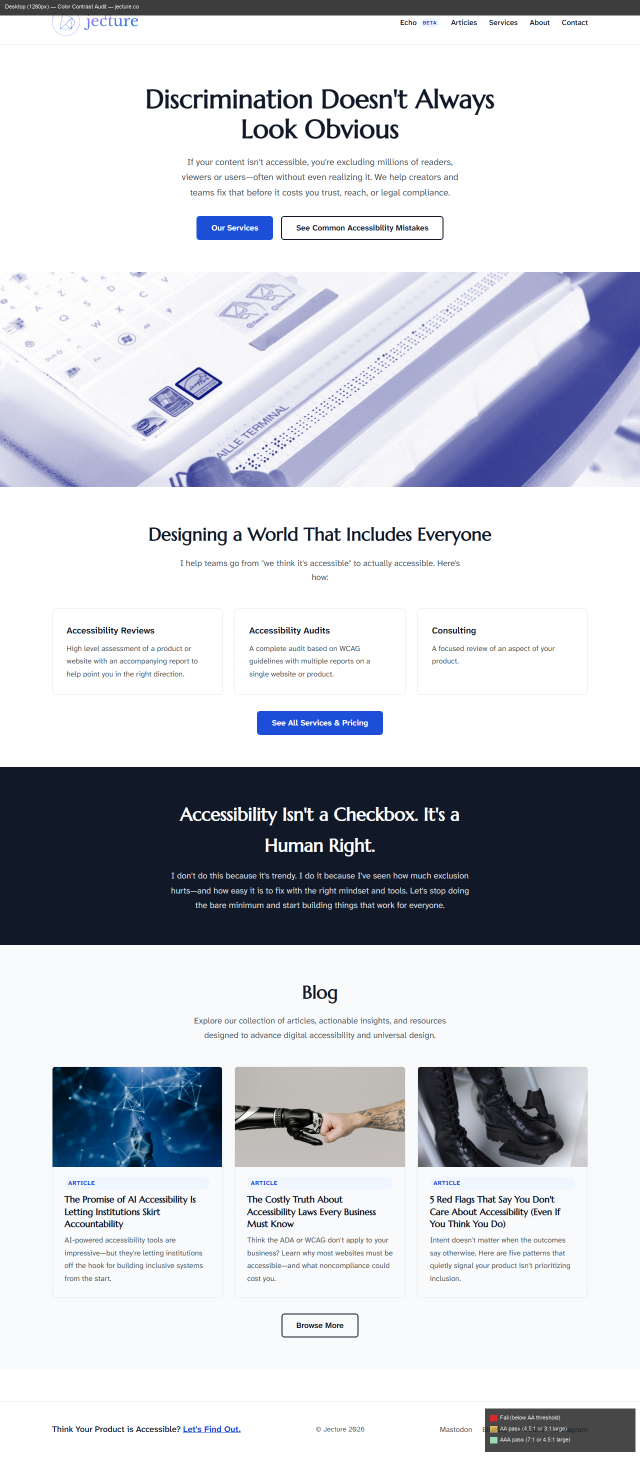
#> input picture examples/jecture-co/color-contrast/desktop_contrast.png, 1280 x 2913 px (shown at 1/2 size)
$ python spacing_compare.py --before ../../../examples/jecture-co/color-contrast/desktop_contrast.png --after ../../../examples/jecture-co/color-contrast/mobile_contrast.png --data ../../../examples/jecture-co/color-contrast/mobile_contrast.png --output out.png   (older library calls are emulated)
#> lines starting #> are read from the running program, lines starting #| are printed output that depends on the picture
#!/usr/bin/env python3
"""
spacing_compare.py -- Side-by-side before/after comparison image for WCAG 1.4.12 text spacing audit.

Produces a single image with:
  - Dark header bar with audit label
  - Two column headers (before / after)
  - Both screenshots side by side, shorter one padded to match height
  - Footer bar showing overflow status and page height increase
"""

import argparse
import json
import os
from PIL import Image, ImageDraw, ImageFont

# Dark background
BG_COLOR = (24, 24, 24)

# Column header colours
BEFORE_HEADER_COLOR = (30, 100, 60)   # dark green
AFTER_HEADER_COLOR  = (30, 60, 140)   # dark blue

# Footer colours
FOOTER_OK_COLOR   = (30, 110, 60)
FOOTER_WARN_COLOR = (150, 40, 40)

HEADER_H = 48
COL_HDR_H = 34
FOOTER_H = 54
GAP = 12  # gap between columns


def load_font(size=14, bold=False):
    candidates = [
        "arialbd.ttf" if bold else "arial.ttf",
        "Arial Bold.ttf" if bold else "Arial.ttf",
        "/usr/share/fonts/truetype/dejavu/DejaVuSans-Bold.ttf" if bold
            else "/usr/share/fonts/truetype/dejavu/DejaVuSans.ttf",
        "/System/Library/Fonts/Helvetica.ttc",
        "/usr/share/fonts/truetype/liberation/LiberationSans-Bold.ttf" if bold
            else "/usr/share/fonts/truetype/liberation/LiberationSans-Regular.ttf",
    ]
    for path in candidates:
        try:
            return ImageFont.truetype(path, size)
        except Exception:
            pass
    return ImageFont.load_default()


def draw_centered_text(draw, text, x, y, w, h, font, color):
    """Draw text centered within a rectangle."""
    try:
        bbox = draw.textbbox((0, 0), text, font=font)
        tw = bbox[2] - bbox[0]
        th = bbox[3] - bbox[1]
    except AttributeError:
        tw, th = draw.textsize(text, font=font)
    tx = x + (w - tw) // 2
    ty = y + (h - th) // 2
    draw.text((tx, ty), text, fill=color, font=font)


def build_comparison(before_path, after_path, data, output_path, label):
#> called with output_path = 'out.png', label = 'WCAG 1.4.12 Text Spacing Audit'
    before_img = Image.open(before_path).convert("RGB")
#> before_img is the input picture: PIL image 1280x2913 RGB; mean R, G, B 200.7, 203.2, 210.4
    after_img  = Image.open(after_path).convert("RGB")
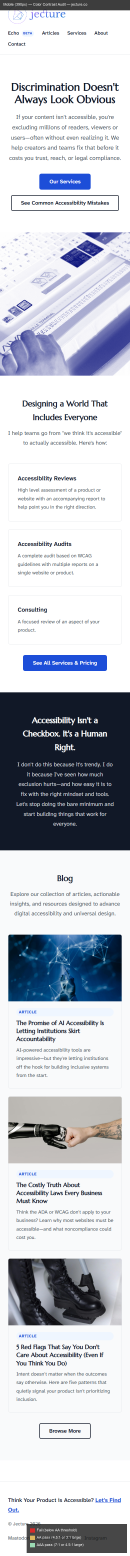
#> input picture examples/jecture-co/color-contrast/mobile_contrast.png, 390 x 4668 px (shown at 1/3 size)
#> after_img is the input picture: PIL image 390x4668 RGB; mean R, G, B 194.9, 198.5, 206.2

    bw, bh = before_img.size
#> bw = 1280; bh = 2913
    aw, ah = after_img.size
#> aw = 390; ah = 4668

    # Scale both to the same width (use before width as reference)
    col_w = bw
#> col_w = 1280
    if aw != col_w:
        scale = col_w / aw
#> scale = 3.28
        ah = int(ah * scale)
#> ah = 15320
        after_img = after_img.resize((col_w, ah), Image.LANCZOS)
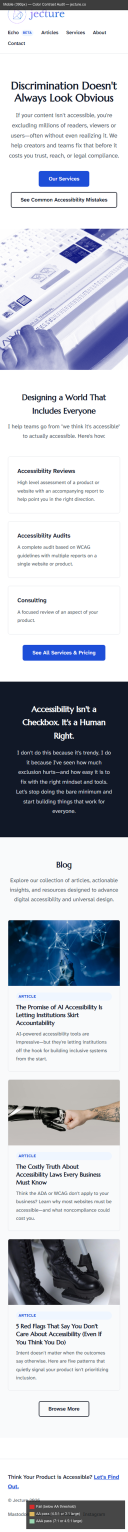
#> after_img: PIL image 1280x15320 RGB (shown at 1/10 size); mean R, G, B 194.7, 198.3, 206
        aw = col_w
#> aw = 1280

    content_h = max(bh, ah)
#> content_h = 15320

    # Pad shorter screenshot to match height
    if bh < content_h:
        padded = Image.new("RGB", (col_w, content_h), BG_COLOR)
#> padded: PIL image 1280x15320 RGB; every value is 24
        padded.paste(before_img, (0, 0))
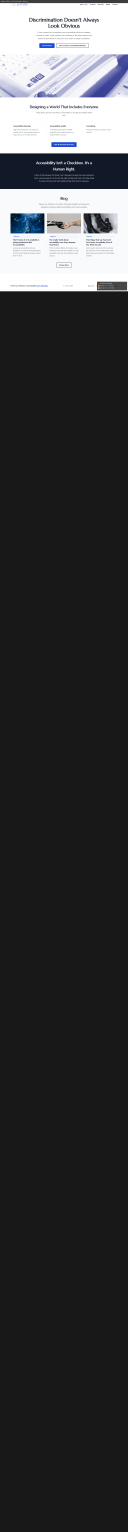
#> padded: PIL image 1280x15320 RGB (shown at 1/10 size); mean R, G, B 57.6, 58.1, 59.4
        before_img = padded
    if ah < content_h:
        padded = Image.new("RGB", (col_w, content_h), BG_COLOR)
        padded.paste(after_img, (0, 0))
        after_img = padded

    total_w = col_w * 2 + GAP
#> total_w = 2572
    total_h = HEADER_H + COL_HDR_H + content_h + FOOTER_H
#> total_h = 15456

    canvas = Image.new("RGB", (total_w, total_h), BG_COLOR)
#> canvas: PIL image 2572x15456 RGB; every value is 24
    draw = ImageDraw.Draw(canvas)

    font_lg  = load_font(18, bold=True)
    font_md  = load_font(14, bold=True)
    font_sm  = load_font(12)
    font_sm2 = load_font(11)

    # --- Header bar ---
    draw.rectangle([0, 0, total_w, HEADER_H], fill=(36, 36, 36))
    draw_centered_text(draw, label, 0, 0, total_w, HEADER_H, font_lg, (230, 230, 230))

    # --- Column headers ---
    col_hdr_y = HEADER_H
    draw.rectangle([0, col_hdr_y, col_w, col_hdr_y + COL_HDR_H], fill=BEFORE_HEADER_COLOR)
    draw_centered_text(draw, "Before (default spacing)", 0, col_hdr_y, col_w, COL_HDR_H,
                       font_md, (200, 240, 210))

    draw.rectangle([col_w + GAP, col_hdr_y, total_w, col_hdr_y + COL_HDR_H], fill=AFTER_HEADER_COLOR)
    draw_centered_text(draw, "After (WCAG 1.4.12 overrides)", col_w + GAP, col_hdr_y,
                       col_w, COL_HDR_H, font_md, (200, 215, 255))

    # --- Screenshots ---
    img_y = HEADER_H + COL_HDR_H
    canvas.paste(before_img, (0, img_y))
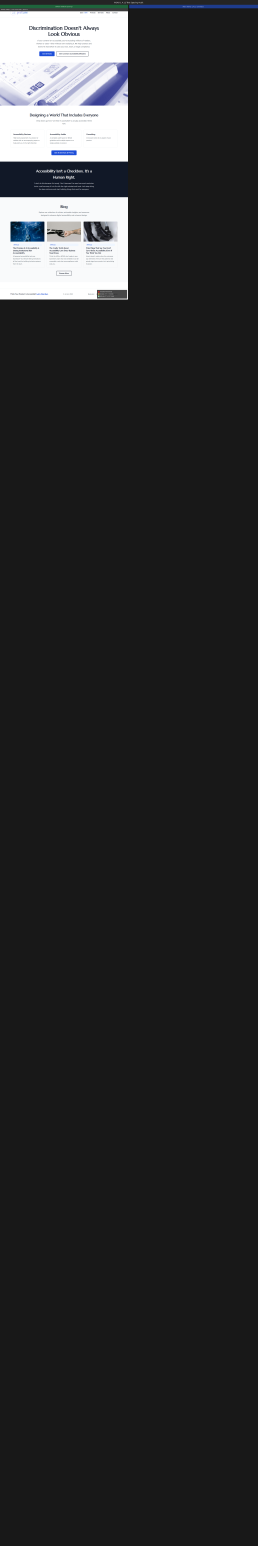
#> canvas: PIL image 2572x15456 RGB (shown at 1/10 size); mean R, G, B 40.6, 41, 41.7
    canvas.paste(after_img, (col_w + GAP, img_y))
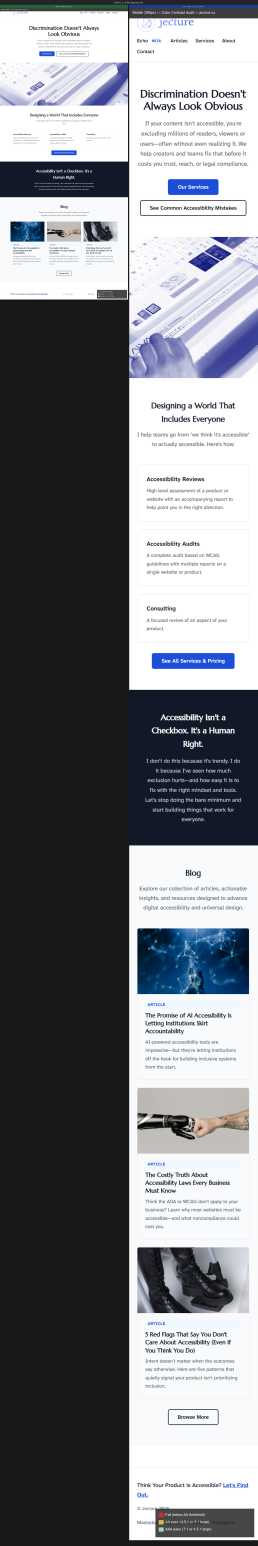
#> canvas: PIL image 2572x15456 RGB (shown at 1/10 size); mean R, G, B 124.9, 127, 131.5

    # --- Footer bar ---
    footer_y = img_y + content_h
#> footer_y = 15402
    has_scroll   = data.get("has_horizontal_scroll", False)
    n_overflow   = len(data.get("overflowing_elements", []))
    before_h_px  = data.get("before_height", 0)
    after_h_px   = data.get("after_height", 0)
    inc_px       = data.get("height_increase_px", after_h_px - before_h_px)
    inc_pct      = data.get("height_increase_pct",
                            round(inc_px / before_h_px * 100, 1) if before_h_px else 0)

    has_issues = has_scroll or n_overflow > 0
    footer_color = FOOTER_WARN_COLOR if has_issues else FOOTER_OK_COLOR
    draw.rectangle([0, footer_y, total_w, total_h], fill=footer_color)

    if has_issues:
        parts = []
        if has_scroll:
            parts.append("horizontal scroll")
        if n_overflow:
            parts.append(f"{n_overflow} overflowing element{'s' if n_overflow != 1 else ''}")
        status_line = "⚠  Issues found: " + ", ".join(parts)
        status_color = (255, 220, 180)
    else:
        status_line = "✓  No overflow issues — content reflows cleanly"
        status_color = (200, 255, 215)

    height_line = (
        f"Page height +{inc_pct}%  "
        f"({before_h_px}px → {after_h_px_display(after_h_px)})"
    )

    line1_y = footer_y + 8
#> line1_y = 15410
    line2_y = footer_y + 28
#> line2_y = 15430
    draw.text((16, line1_y), status_line, fill=status_color, font=font_md)
    draw.text((16, line2_y), height_line, fill=(200, 200, 200), font=font_sm)

    canvas.save(output_path)
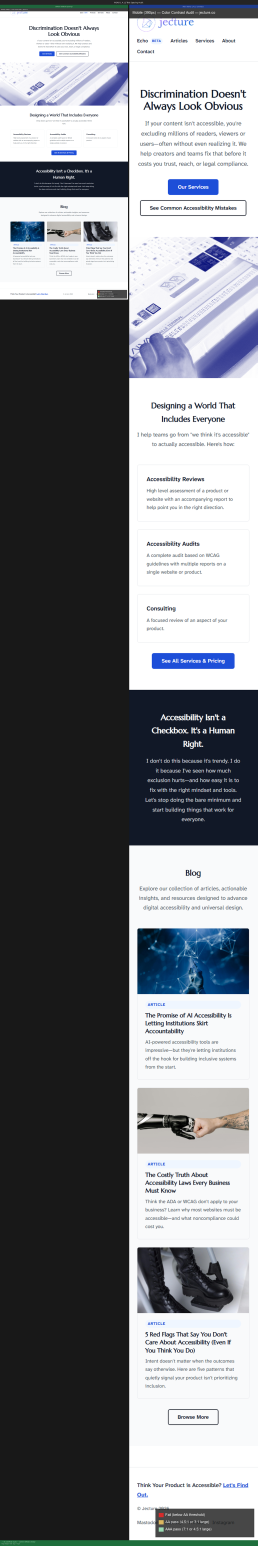
#> saved as out.png: PIL image 2572x15456 RGB (shown at 1/10 size); mean R, G, B 124.9, 127.3, 131.6
    print(f"Comparison saved: {output_path}")


def after_h_px_display(h):
    return f"{h}px"


def main():
    ap = argparse.ArgumentParser(
        description="Create a side-by-side before/after comparison for WCAG 1.4.12 text spacing."
    )
    ap.add_argument("--before",  required=True, help="Path to before.png")
    ap.add_argument("--after",   required=True, help="Path to after.png")
    ap.add_argument("--data",    required=True, help="Path to spacing_data.json")
    ap.add_argument("--output",  required=True, help="Output path for comparison image")
    ap.add_argument("--label",   default="WCAG 1.4.12 Text Spacing Audit",
                    help="Label shown in the header bar")
    args = ap.parse_args()

    # Load data
    data = {}
    if os.path.exists(args.data):
        try:
            with open(args.data, encoding="utf-8") as f:
                data = json.load(f)
        except Exception as e:
            print(f"Warning: could not load {args.data}: {e}")
    else:
        print(f"Warning: data file not found: {args.data} — proceeding without metrics")

    build_comparison(args.before, args.after, data, args.output, args.label)


if __name__ == "__main__":
    main()
